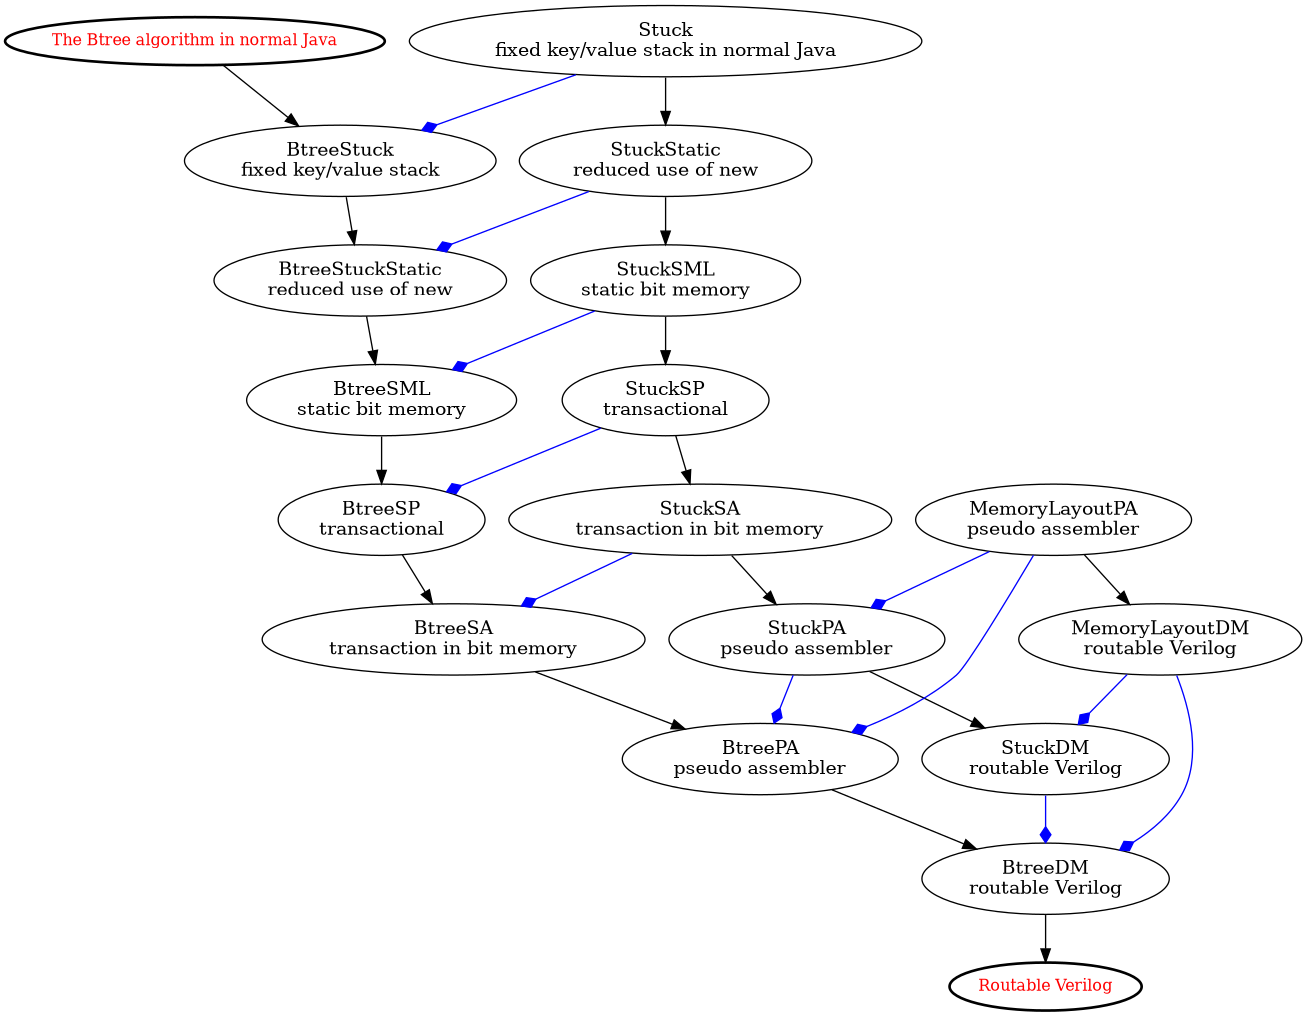

Source code (Python):
from graphviz import Digraph

# Create a Digraph object for the flowchart
dot = Digraph(comment='Flowchart Example')

dot.node('B',    'The Btree algorithm in normal Java', fontcolor='red', style='bold', fontsize='12')
dot.node('BS',   'BtreeStuck\nfixed key/value stack')
dot.node('BSS',  'BtreeStuckStatic\nreduced use of new')
dot.node('BSML', 'BtreeSML\nstatic bit memory')
dot.node('BSP',  'BtreeSP\ntransactional')
dot.node('BSA',  'BtreeSA\ntransaction in bit memory');
dot.node('BPA',  'BtreePA\npseudo assembler');
dot.node('BDM',  'BtreeDM\nroutable Verilog');
dot.node('RVL',  'Routable Verilog',                   fontcolor='red', style='bold', fontsize=12)

dot.node('S',    'Stuck\nfixed key/value stack in normal Java')
dot.node('SS',   'StuckStatic\nreduced use of new')
dot.node('SSML', 'StuckSML\nstatic bit memory')
dot.node('SSP',  'StuckSP\ntransactional')
dot.node('SSA',  'StuckSA\ntransaction in bit memory')
dot.node('SPA',  'StuckPA\npseudo assembler')
dot.node('SDM',  'StuckDM\nroutable Verilog')

dot.node('MPA',  'MemoryLayoutPA\npseudo assembler')
dot.node('MDM',  'MemoryLayoutDM\nroutable Verilog')

dot.edge('B',    'BS')                                                          # Edges between nodes
dot.edge('BS',   'BSS')
dot.edge('BSS',  'BSML')
dot.edge('BSML', 'BSP')
dot.edge('BSP',  'BSA')
dot.edge('BSA',  'BPA')
dot.edge('BPA',  'BDM')
dot.edge('BDM',  'RVL')

dot.edge('S',    'SS')
dot.edge('SS',   'SSML')
dot.edge('SSML', 'SSP')
dot.edge('SSP',  'SSA')
dot.edge('SSA',  'SPA')
dot.edge('SPA',  'SDM')

dot.edge('MPA',  'MDM')

dot.edge('S',    'BS'   , arrowhead='diamond', color='blue')
dot.edge('SS',   'BSS'  , arrowhead='diamond', color='blue')
dot.edge('SSML', 'BSML' , arrowhead='diamond', color='blue')
dot.edge('SSP',  'BSP'  , arrowhead='diamond', color='blue')
dot.edge('SSA',  'BSA'  , arrowhead='diamond', color='blue')
dot.edge('SPA',  'BPA'  , arrowhead='diamond', color='blue')
dot.edge('SDM',  'BDM'  , arrowhead='diamond', color='blue')

dot.edge('MPA',  'SPA'  , arrowhead='diamond', color='blue')
dot.edge('MPA',  'BPA'  , arrowhead='diamond', color='blue')
dot.edge('MDM',  'SDM'  , arrowhead='diamond', color='blue')
dot.edge('MDM',  'BDM'  , arrowhead='diamond', color='blue')

dot.render('DevelopmentFlowChart', format='png', cleanup=True)                  # Display
dot.view('flowchart_output')
